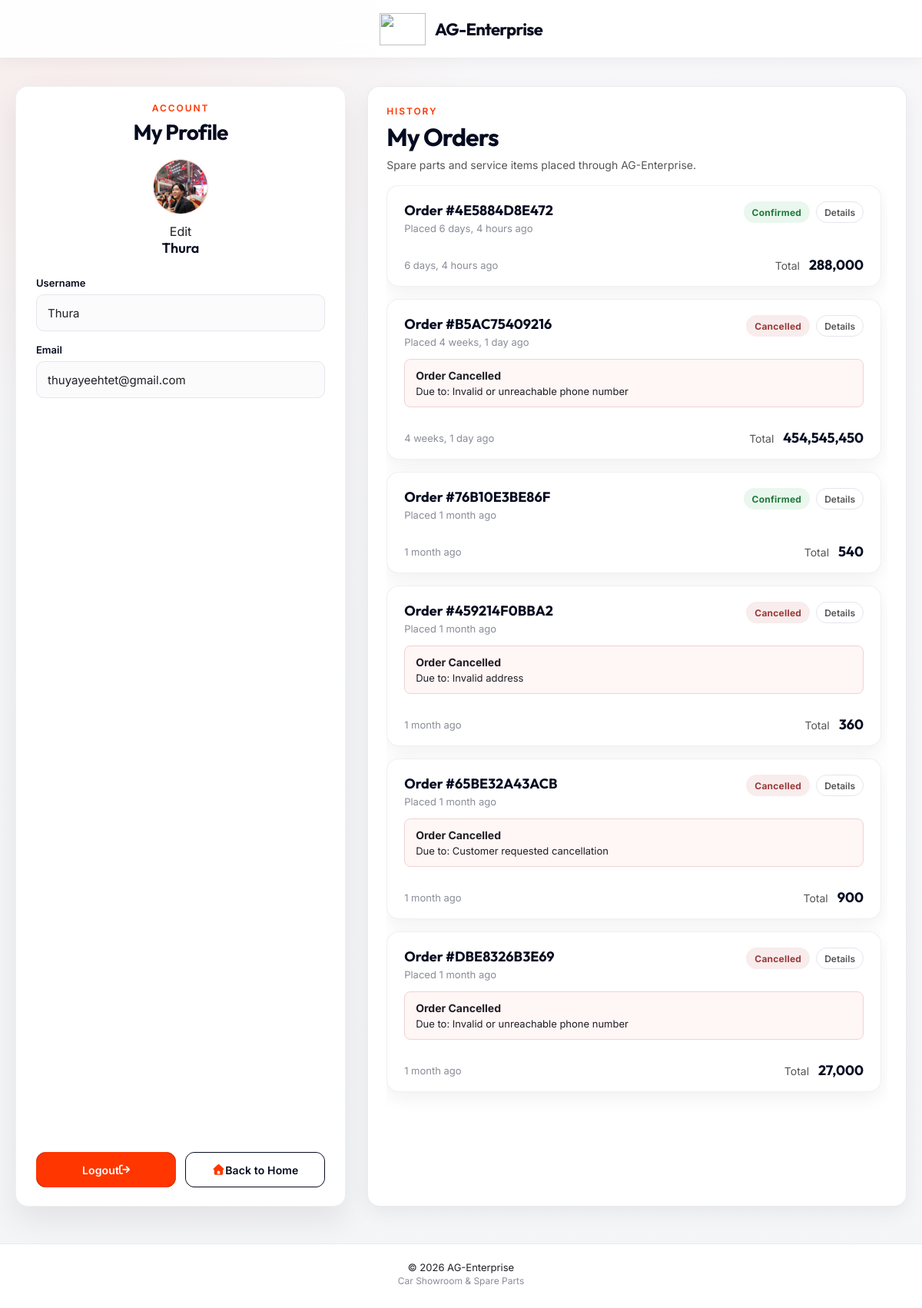
/user_pf/ (signed in), run on the app's committed database.
### lore/models.py (models this page shows, shortened)
class UserProfileModel(models.Model):
    user = models.OneToOneField(User, on_delete=models.CASCADE, related_name='profile')
    profile_image = models.ImageField(upload_to='profile/', blank=True, null=True)

class OrderModel(models.Model):
    STATUS_CHOICES = (
        ('pending', 'Pending'),
        ('confirmed', 'Confirmed'),
        ('cancelled', 'Cancelled'),
    )
    CANCEL_REASON_CHOICES = (
        ('invalid_address', 'Invalid address'),
        ('customer_request', 'Customer requested cancellation'),
        ('invalid_phone', 'Invalid or unreachable phone number'),
    )
    id = models.UUIDField(primary_key=True, default=uuid.uuid4, editable=False)
    user = models.ForeignKey(User, on_delete=models.CASCADE, related_name='orders')
    first_name = models.CharField(max_length=100)
    last_name = models.CharField(max_length=100)
    email = models.EmailField()
    phone = models.CharField(max_length=30)
    address = models.TextField()
    status = models.CharField(
        max_length=20,
        choices=STATUS_CHOICES,
        default='pending'
    )
    cancel_reason = models.CharField(
        max_length=50,
        choices=CANCEL_REASON_CHOICES,
        blank=True,
        null=True
    )
    total_amount = models.DecimalField(max_digits=12, decimal_places=2)
    created_at = models.DateTimeField(auto_now_add=True)
    updated_at = models.DateTimeField(auto_now=True)

### views/pageview.py (the view)
# urls.py: path('user_pf/',user_pf,name='user_pf'),
@login_required
def user_pf(request):
    if request.user.is_staff or request.user.is_superuser:
        return render(request, 'errorpage.html', status=403)
    profile, created = UserProfileModel.objects.get_or_create(user = request.user)
    orders = (
        OrderModel.objects
        .filter(user = request.user)
        .prefetch_related('items__sparepart')
        .order_by('-created_at')
        )
    for order in orders:
        for item in order.items.all():
            item.subtotal = item.price * item.quantity
    context = {
        'profile': profile,
        'orders': orders,
    }
    return render(request,'website/user_pf.html',context)

### templates/website/user_pf.html (shortened to what this page needs)
{% load static %}
{% load humanize %}
<!DOCTYPE html>
<html lang="en">
<head>
    <link rel="stylesheet" href="{% static 'website/css/user.css' %}">
    <link rel="stylesheet" href="{% static 'website/css/toast.css' %}">
    <link rel="stylesheet" href="{% static 'website/fontawesome/css/all.min.css' %}">
</head>
<body>
    <header class="site-header">
        <div class="brand">
            <img class="brand-mark" aria-hidden="true" src="{% static 'website/images/logo.png'%}">
            <span class="brand-text">AG-Enterprise</span>
        </div>
    </header>
    <main class="page">
        <div class="layout">
            <section class="profile-panel" aria-labelledby="profile-title">
                <div class="profile-card">
                    <div class="profile-head">
                        <p class="section-kicker">Account</p>
                        <h1 id="profile-title" class="section-title">My Profile</h1>
                        <div class="avatar" aria-hidden="true">
                            {% if profile.profile_image %}
                            <img src="{{ profile.profile_image.url }}" alt="{{ request.user.username }}">
                            {% endif %}
                        </div>
                        <form action="{% url 'edit_user_pf' %}" method="post" enctype="multipart/form-data"
                            id="profileImageForm">
                            <label for="profileImageInput" class="edit-profile-image">
                                Edit
                            </label>
                        </form>
                        <p class="profile-name">{{ request.user.username }}</p>
                    </div>
                    <form class="profile-form" onsubmit="return false;">
                        <div class="field">
                            <label for="username">Username</label>
                            <input id="username" type="text" value="{{ request.user.username }}" readonly>
                        </div>
                        <div class="field">
                            <label for="email">Email</label>
                            <input id="email" type="email" value="{{ request.user.email }}" readonly>
                        </div>
                    </form>
                    <div class="profile-actions">
                        <button type="button" class="btn btn-primary" id="logoutBtn">
                            Logout
                            <i class="fa-solid fa-arrow-right-from-bracket"></i>
                        </button>
                        <a class="btn btn-outline" href="{% url 'home' %}">
                            <i class="fa-solid fa-home" style="color: #ff3600;"></i>Back to Home
                        </a>
                    </div>
                </div>
            </section>
            <section class="orders-panel" aria-labelledby="orders-title">
                <div class="orders-head">
                    <p class="section-kicker">History</p>
                    <h2 id="orders-title" class="section-title">My Orders</h2>
                    <p class="orders-subtitle">Spare parts and service items placed through AG-Enterprise.</p>
                </div>
                <div class="orders-list">
                    {% if orders %}
                    {% for order in orders %}
                    <article class="order-card">
                        <header class="order-header">
                            <div>
                                <p class="order-id">Order #{{ order.id.hex|slice:":12"|upper }}</p>
                                <p class="order-meta-line">Placed {{ order.created_at|naturaltime }}</p>
                            </div>
                            <div class="order-head-right">
                                {% if order.status == 'pending' %}
                                <span class="badge badge-pending">Pending</span>
                                {% elif order.status == 'cancelled' %}
                                <span class="badge badge-cancelled">Cancelled</span>
                                {% elif order.status == 'confirmed' %}
                                <span class="badge badge-confirmed">Confirmed</span>
                                {% endif %}
                                <button type="button" class="order-toggle" aria-expanded="true"
                                    aria-label="Collapse order details">Details</button>
                            </div>
                        </header>
                        {% if order.status == 'cancelled' and order.cancel_reason %}
                        <div class="order-cancel-reason">
                            <strong>Order Cancelled</strong>
                            <span>
                                Due to: {{ order.get_cancel_reason_display }}
                            </span>
                        </div>
                        {% endif %}
                        <footer class="order-footer">
                            <span class="order-date">{{ order.created_at|naturaltime }}</span>
                            <span class="order-total">Total
                                <strong>{{ order.total_amount|floatformat:0|intcomma }}</strong>
                            </span>
                        </footer>
                    </article>
                    {% endfor %}
                    {% else %}
                    <div class="empty-orders">
                        <p>No orders yet.</p>
                    </div>
                    {% endif %}
                </div>
            </section>
        </div>
    </main>
    <footer class="site-footer">
        <p>© 2026 AG-Enterprise</p>
        <p class="footer-tag">Car Showroom &amp; Spare Parts</p>
    </footer>
</body>
</html>

### data on the page
UserProfileModel: profile_image (picture)
OrderModel: id.hex "4E5884D8E472", created_at "6 days, 4 hours ago", status "Confirmed", total_amount "288,000"
OrderModel: id.hex "B5AC75409216", created_at "4 weeks, 1 day ago", status "Cancelled", cancel_reason "Invalid or unreachable phone number", total_amount "454,545,450"
OrderModel: id.hex "76B10E3BE86F", created_at "1 month ago", status "Confirmed", total_amount "540"
OrderModel: id.hex "459214F0BBA2", created_at "1 month ago", status "Cancelled", cancel_reason "Invalid address", total_amount "360"
OrderModel: id.hex "65BE32A43ACB", created_at "1 month ago", status "Cancelled", cancel_reason "Customer requested cancellation", total_amount "900"
OrderModel: id.hex "DBE8326B3E69", created_at "1 month ago", status "Cancelled", cancel_reason "Invalid or unreachable phone number", total_amount "27,000"

### other printed values
{{ request.user.username }} "Thura"
